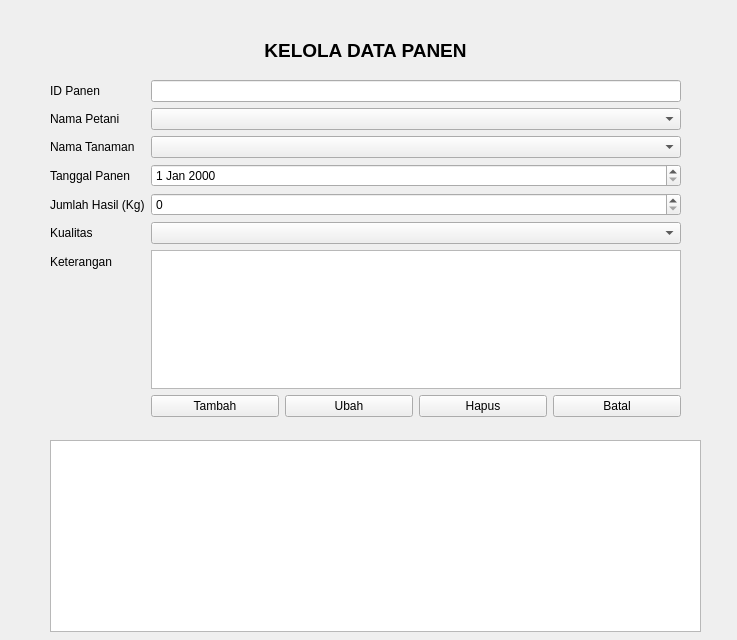
<?xml version="1.0" encoding="UTF-8"?>
<ui version="4.0">
 <class>Form</class>
 <widget class="QWidget" name="Form">
  <property name="geometry">
   <rect>
    <x>0</x>
    <y>0</y>
    <width>737</width>
    <height>640</height>
   </rect>
  </property>
  <property name="windowTitle">
   <string>Form</string>
  </property>
  <widget class="QWidget" name="formLayoutWidget">
   <property name="geometry">
    <rect>
     <x>50</x>
     <y>80</y>
     <width>631</width>
     <height>337</height>
    </rect>
   </property>
   <layout class="QFormLayout" name="formLayout">
    <item row="0" column="0">
     <widget class="QLabel" name="iDPanenLabel">
      <property name="text">
       <string>ID Panen</string>
      </property>
     </widget>
    </item>
    <item row="0" column="1">
     <widget class="QLineEdit" name="EditId"/>
    </item>
    <item row="1" column="0">
     <widget class="QLabel" name="namaPetaniLabel">
      <property name="text">
       <string>Nama Petani</string>
      </property>
     </widget>
    </item>
    <item row="1" column="1">
     <widget class="QComboBox" name="CBPetani"/>
    </item>
    <item row="2" column="0">
     <widget class="QLabel" name="namaTanamanLabel">
      <property name="text">
       <string>Nama Tanaman</string>
      </property>
     </widget>
    </item>
    <item row="2" column="1">
     <widget class="QComboBox" name="CBTanaman"/>
    </item>
    <item row="3" column="0">
     <widget class="QLabel" name="tanggalPanenLabel">
      <property name="text">
       <string>Tanggal Panen</string>
      </property>
     </widget>
    </item>
    <item row="3" column="1">
     <widget class="QDateEdit" name="editTanggal"/>
    </item>
    <item row="4" column="0">
     <widget class="QLabel" name="jumlahHasilKgLabel">
      <property name="text">
       <string>Jumlah Hasil (Kg)</string>
      </property>
     </widget>
    </item>
    <item row="4" column="1">
     <widget class="QSpinBox" name="SBHasil"/>
    </item>
    <item row="5" column="0">
     <widget class="QLabel" name="kualitasLabel">
      <property name="text">
       <string>Kualitas</string>
      </property>
     </widget>
    </item>
    <item row="5" column="1">
     <widget class="QComboBox" name="CBKualitas"/>
    </item>
    <item row="6" column="0">
     <widget class="QLabel" name="keteranganLabel">
      <property name="text">
       <string>Keterangan</string>
      </property>
     </widget>
    </item>
    <item row="7" column="1">
     <layout class="QHBoxLayout" name="horizontalLayout">
      <item>
       <widget class="QPushButton" name="btnTambah">
        <property name="text">
         <string>Tambah</string>
        </property>
       </widget>
      </item>
      <item>
       <widget class="QPushButton" name="btnUbah">
        <property name="text">
         <string>Ubah</string>
        </property>
       </widget>
      </item>
      <item>
       <widget class="QPushButton" name="btnHapus">
        <property name="text">
         <string>Hapus</string>
        </property>
       </widget>
      </item>
      <item>
       <widget class="QPushButton" name="btnBatal">
        <property name="text">
         <string>Batal</string>
        </property>
       </widget>
      </item>
     </layout>
    </item>
    <item row="6" column="1">
     <widget class="QTextEdit" name="editKet"/>
    </item>
   </layout>
  </widget>
  <widget class="QLabel" name="label">
   <property name="geometry">
    <rect>
     <x>50</x>
     <y>40</y>
     <width>631</width>
     <height>20</height>
    </rect>
   </property>
   <property name="font">
    <font>
     <pointsize>14</pointsize>
     <bold>true</bold>
    </font>
   </property>
   <property name="text">
    <string>KELOLA DATA PANEN</string>
   </property>
   <property name="alignment">
    <set>Qt::AlignmentFlag::AlignCenter</set>
   </property>
  </widget>
  <widget class="QTableWidget" name="tableWidget">
   <property name="geometry">
    <rect>
     <x>50</x>
     <y>440</y>
     <width>651</width>
     <height>192</height>
    </rect>
   </property>
  </widget>
 </widget>
 <resources/>
 <connections/>
</ui>
